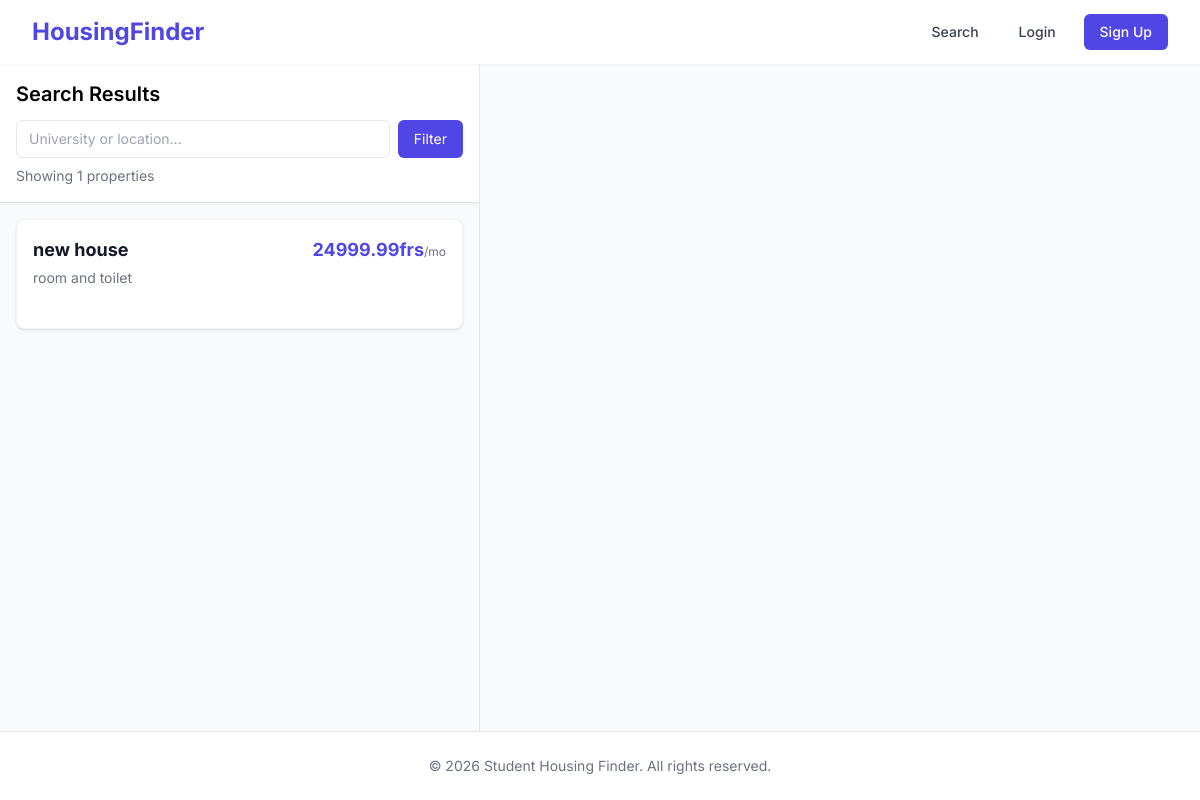
The app's page /search/ with its own data.
### properties/models.py (models this page shows, shortened)
class Property(models.Model):
    landlord = models.ForeignKey(settings.AUTH_USER_MODEL, on_delete=models.CASCADE, related_name='properties')
    title = models.CharField(max_length=200)
    description = models.TextField()
    price_per_month = models.DecimalField(max_digits=10, decimal_places=2)
    latitude = models.FloatField(null=True, blank=True)
    longitude = models.FloatField(null=True, blank=True)
    amenities = models.JSONField(default=list, blank=True) # e.g. ["WiFi", "Water Borehole"]
    distance_to_campus = models.FloatField(help_text="Distance in kilometers", null=True, blank=True)
    created_at = models.DateTimeField(auto_now_add=True)
    updated_at = models.DateTimeField(auto_now=True)

### properties/views.py (the view)
# urls.py: path('search/', views.property_search_view, name='property_search'),
def property_search_view(request):
    query = request.GET.get('q', '')
    properties = Property.objects.filter(landlord__role='ADMIN').order_by('-created_at')
    if query:
        properties = properties.filter(
            Q(title__icontains=query) |
            Q(description__icontains=query)
        )
    context = {
        'properties': properties,
        'query': query
    }
    return render(request, 'property_search.html', context)

### accounts/logging_utils.py (called while the page is built)
    def __call__(self, request):
        response = self.get_response(request)
        if not request.path.startswith(('/static/', '/media/')):
            if response.status_code >= 400 or any(important_path in request.path for important_path in ['/admin/', '/dashboard/', '/login', '/signup']):
                user = request.user if request.user.is_authenticated else None
                log_event(
                    level=SystemLog.LogLevel.WARNING if response.status_code >= 400 else SystemLog.LogLevel.INFO,
                    category=SystemLog.LogCategory.SECURITY,
                    action=f"{request.method} {request.path}",
                    message=f"Status: {response.status_code}",
                    user=user,
                    request=request,
                    status_code=response.status_code
                )
        return response

### templates/property_search.html (shortened to what this page needs)
{% extends 'base.html' %}
{% block content %}
<div class="flex flex-1 flex-col md:flex-row h-[calc(100vh-4rem)]">
    <div class="w-full md:w-1/2 lg:w-2/5 overflow-y-auto bg-gray-50 border-r border-gray-200">
        <div class="p-4 bg-white border-b sticky top-0 z-10 shadow-sm">
            <h2 class="text-xl font-semibold mb-3">Search Results</h2>
            <form method="GET" class="flex gap-2">
                <input type="text" name="q" value="{{ query|default:'' }}" placeholder="University or location..." class="flex-1 px-3 py-2 border rounded-md text-sm">
                <button type="submit" class="bg-indigo-600 text-white px-4 py-2 rounded-md text-sm hover:bg-indigo-700">Filter</button>
            </form>
            <div class="mt-2 text-sm text-gray-500">Showing {{ properties|length }} properties</div>
        </div>
        <div class="p-4 space-y-4">
            {% for property in properties %}
            <div class="bg-white rounded-lg shadow hover:shadow-md transition-shadow duration-200 cursor-pointer overflow-hidden border border-gray-100 property-card" data-lat="{{ property.latitude }}" data-lng="{{ property.longitude }}" data-id="{{ property.id }}">
                <div class="p-4 flex">
                    <div class="flex-1">
                        <div class="flex justify-between items-start">
                            <h3 class="text-lg font-bold text-gray-900"><a href="{% url 'property_detail' property.id %}" class="hover:text-indigo-600">{{ property.title }}</a></h3>
                            <span class="text-lg font-bold text-indigo-600">{{ property.price_per_month }}frs<span class="text-xs text-gray-500 font-normal">/mo</span></span>
                        </div>
                        <p class="text-sm text-gray-500 mt-1 line-clamp-2">{{ property.description }}</p>
                    </div>
                </div>
            </div>
            {% empty %}
            <div class="text-center py-10 text-gray-500">
                No properties found matching your search.
            </div>
            {% endfor %}
        </div>
    </div>
</div>
{% endblock %}

### templates/base.html (style rules this page uses)
body { font-family: 'Inter', sans-serif; }

### records on screen
Property: title "new house", price_per_month "24999.99", description "room and toilet"

### other values on screen
{{ properties|length }} "1"
